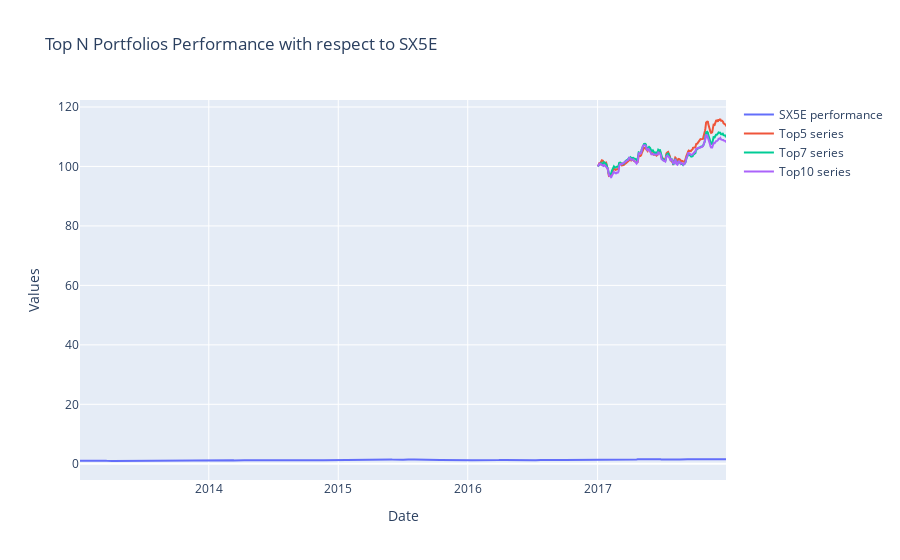

The notebook cell saved with this chart:
### Code cell
plot_portfolios(portfolio_series, index_ret=index_returns)

### Figure 1 — Plotly figure (JSON) as saved in the notebook; plotly's stock layout.template omitted (floating-point values rounded to 4 significant figures; data arrays with more than 128 entries replaced by an {"elided": "..."} marker saying what was removed)
{"data": [{"mode": "lines", "name": "SX5E performance", "type": "scatter", "x": {"elided": "1271 str values"}, "y": {"elided": "1271 float values"}}, {"mode": "lines", "name": "Top5 series", "type": "scatter", "x": {"elided": "254 str values"}, "y": {"elided": "254 float values"}}, {"mode": "lines", "name": "Top7 series", "type": "scatter", "x": {"elided": "254 str values"}, "y": {"elided": "254 float values"}}, {"mode": "lines", "name": "Top10 series", "type": "scatter", "x": {"elided": "254 str values"}, "y": {"elided": "254 float values"}}], "layout": {"title": {"text": "Top N Portfolios Performance with respect to SX5E"}, "xaxis": {"title": {"text": "Date"}}, "yaxis": {"title": {"text": "Values"}}}}
